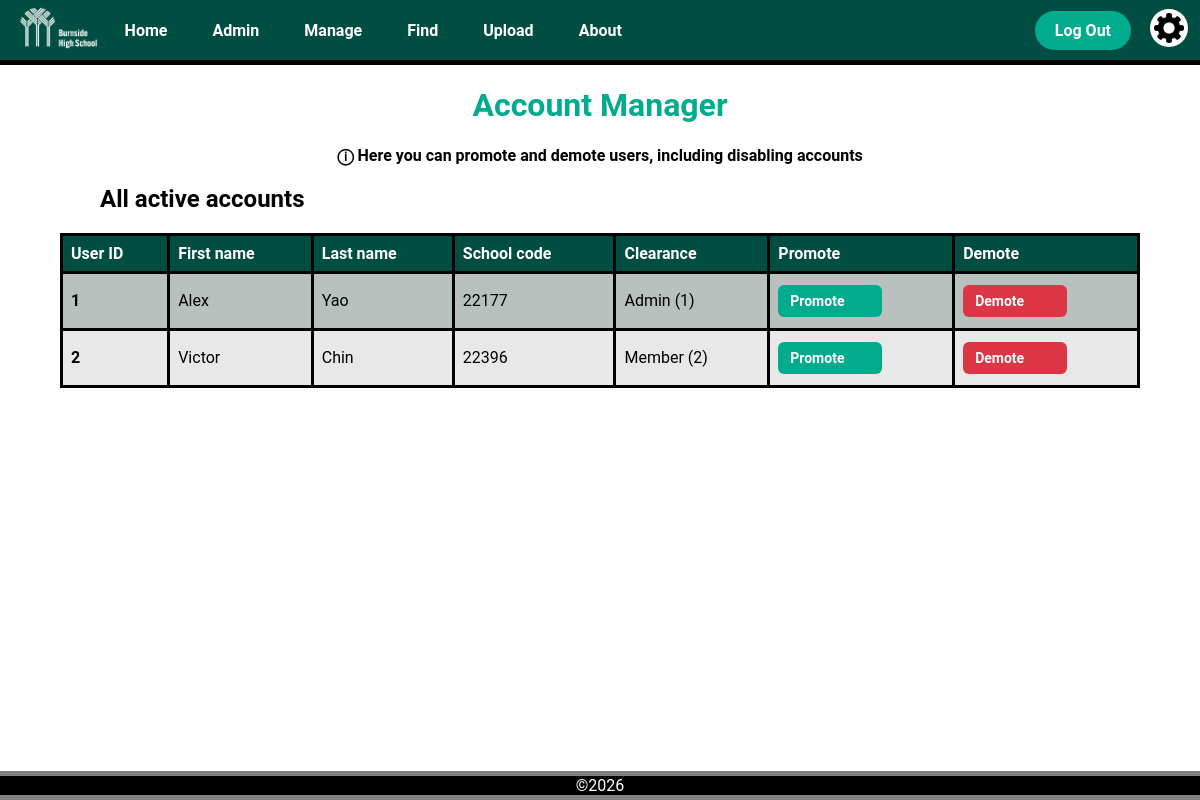
The app's page /account_manager (signed in) with its own data.
### app.py (models this page shows, shortened)
class User(db.Model, UserMixin):
    __tablename__ = 'user'
    user_id = db.Column(db.Integer, primary_key=True)
    first_name = db.Column(db.String(50), nullable=False)
    last_name = db.Column(db.String(50), nullable=False)
    password = db.Column(db.String(128), nullable=False)
    school_code = db.Column(db.String(20), nullable=False, unique=True)
    clearance = db.Column(db.Integer, default=2)

### app.py (the view)
@app.route('/account_manager')
@login_required
def account_manager():
    if current_user.clearance > 1:   # Clearance check, Admins only
        return render_template('error.html',
                               title='Access Forbidden',
                               error_title='Forbidden',
                               error_message='You do not have permission to access this page')
    users = User.query.all()
    return render_template('account_manager.html',
                           title='Account Manager',
                           users=users)

### app.py (called while the page is built)
@login_manager.user_loader
def load_user(user_id):
    return User.query.get(int(user_id))

@app.context_processor
def inject_variables():
    return dict(show_footer=True,
                logged_in=current_user.is_authenticated,
                current_user_clearance=session.get('clearance'),
                min_time="2026-01-01T00:00",
                current_time=datetime.now().strftime("%Y-%m-%dT%H:%M")
                )

@app.before_request
def before_request():
    if request.endpoint in ['logout', 'static']:
        return
    if current_user.is_authenticated is True and current_user.clearance == 3:
        return render_template("error.html",
                               title="Forbidden",
                               error_title="Your account has been disabled",
                               error_message="Please contact an administrator")

### templates/account_manager.html (shortened to what this page needs)
{% extends "layout.html" %}
{% block content %}
<h1 class="title">
    Account Manager
</h1>
<div class="info_text">
  <p>ⓘ Here you can promote and demote users, including disabling accounts</p>
</div>
<table class="item_info_table">
  <h2 class="sub_heading">All active accounts</h2>
    <tr>
      <th class="item_info_header">User ID</th>
      <th class="item_info_header">First name</th>
      <th class="item_info_header">Last name</th>
      <th class="item_info_header">School code</th>
      <th class="item_info_header">Clearance</th>
      <th class="item_info_header">Promote</th>
      <th class="item_info_header">Demote</th>
    </tr>
    {% for user in users %}
    <tr class="item_info_row">
      <th>{{user.user_id}}</th>
      <td>{{user.first_name}}</td>
      <td>{{user.last_name}}</td>
      <td>{{user.school_code}}</td>
      <td>
        {% if user.clearance == 0 %}
            Owner (0)
        {% elif user.clearance == 1 %}
            Admin (1)
        {% elif user.clearance == 2 %}
            Member (2)
        {% elif user.clearance == 3 %}
            Disabled (3)
        {% endif %}
      </td>
      <td class="edit_item_button"><a class="match_button" href="/promote/{{user.user_id}}">Promote</a></td>
      <td class="edit_item_button"><a class="delete_button" href="/demote/{{user.user_id}}">Demote</a></td>
    </tr>
    {% endfor %}
</table>
{% endblock %}

### static/css/style.css (style rules this page uses)
body { background-color: white; font-family: "Roboto", sans-serif; margin: 0; padding: 0; color: black; min-height: 100vh; display: flex; flex-direction: column; }
.title { text-align: center; color: var(--bhs_turquoise); }
:root { --bhs_dark_green: #004e42; --dark-emerald: #0b6e4fff; --bhs_turquoise: #00ab8e; --soft-fawn: #ddb771ff; --transition-time: 0.3s; }
.edit_item_button { text-align: center; vertical-align: middle; padding: 10px; }
.edit_item_button a { display: inline-block; width: 80px; padding: 8px 12px; margin: 3px 0; border-radius: 6px; text-decoration: none; font-size: 14px; font-weight: 600; transition: 0.2s ease; }
.delete_button { background-color: #dc3545; color: white; }
.match_button { background-color: var(--bhs_turquoise); color: white; }
.info_text { text-align: center; }
.info_text p { text-align: center; font-weight: bold; }
.sub_heading { text-align: left; color: black; margin-left: 100px; }
.item_info_table { border-collapse: collapse; width: 90%; margin: 0 auto 100px auto; text-align: left; color: black; border: 3px solid black; }
.item_info_table th { border: 3px solid black; text-align: left; padding: 8px; color: white; }
.item_info_table td { border: 3px solid black; text-align: left; padding: 8px; }
.item_info_header { background-color: var(--bhs_dark_green); }
.item_info_row:nth-child(odd) { background-color: rgb(233, 232, 232); }
.item_info_row:nth-child(even) { background-color: rgb(184, 193, 189); }
.item_info_row th { color: black; }

### records on screen
User: user_id "1", first_name "Alex", last_name "Yao", school_code "22177", clearance "Admin (1)"
User: user_id "2", first_name "Victor", last_name "Chin", school_code "22396", clearance "Member (2)"
